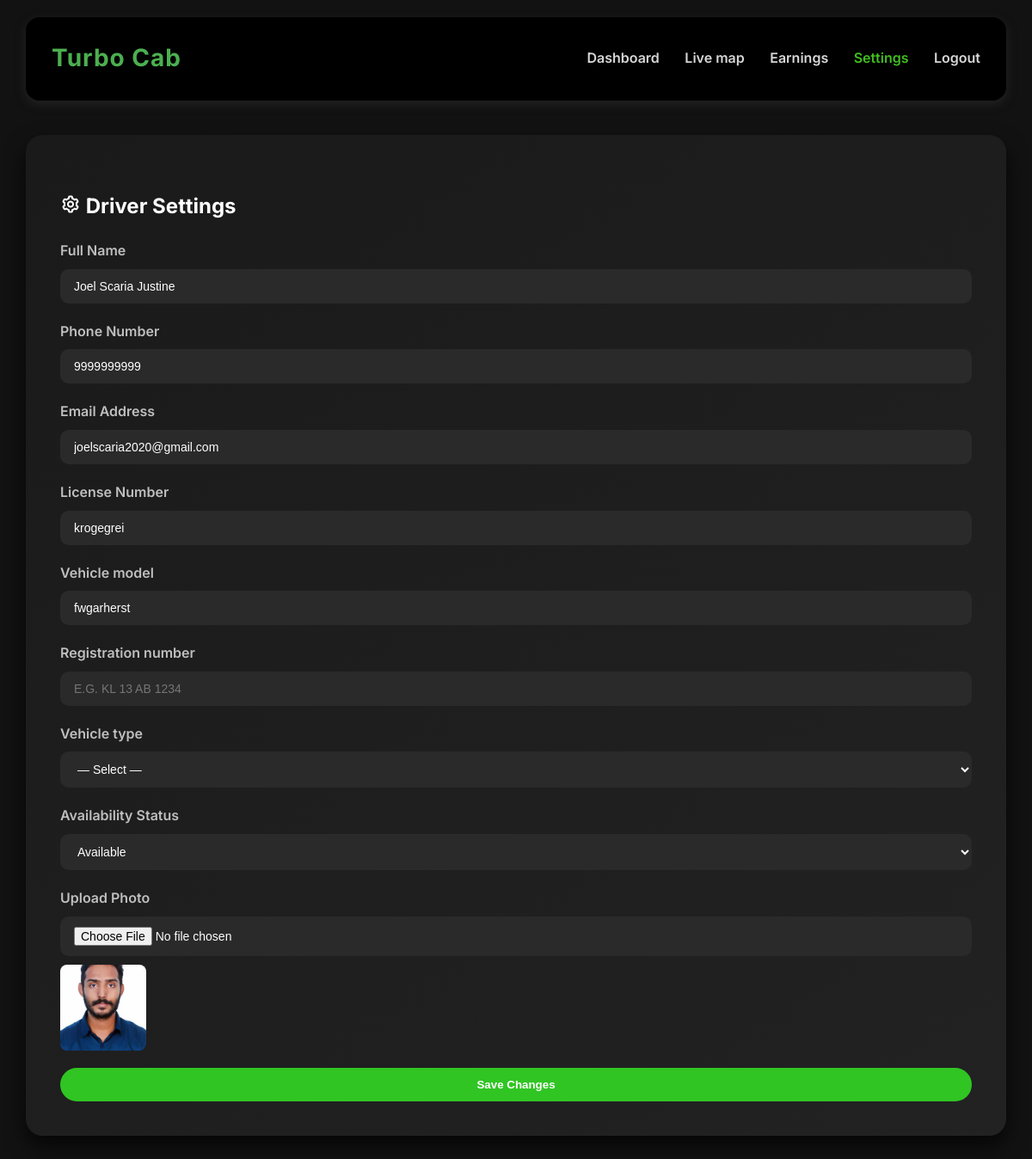
The page /driverpages/profile/edit/ (signed in) on the database its author committed.
### driverpages/models.py (models this page shows, shortened)
class DriverProfile(models.Model):
    user = models.OneToOneField(settings.AUTH_USER_MODEL, on_delete=models.CASCADE)
    license_number = models.CharField(max_length=20)
    vehicle_info = models.CharField(max_length=100)  # shown as "vehicle model"
    vehicle_number = models.CharField(max_length=20, blank=True)  # registration plate
    vehicle_type = models.CharField(max_length=10, choices=CAR_CHOICES, blank=True)
    availability_status = models.CharField(max_length=10, choices=AvailabilityStatus.choices, default=AvailabilityStatus.AVAILABLE)
    profile_photo = models.ImageField(upload_to='driver_photos/', blank=True, null=True)

### account/models.py (models this page shows, shortened)
class CustomUser(AbstractUser):
    ROLE_CHOICES = [
        ('driver', 'Driver'),
        ('rider', 'Rider'),
        ('admin', 'Admin'),
    ]
    full_name = models.CharField(max_length=100)
    email = models.EmailField(unique=True)
    role = models.CharField(max_length=10, choices=ROLE_CHOICES)
    phone = models.CharField(max_length=10, default="9999999999")
    email_verified = models.BooleanField(default=False)
    google_sub = models.CharField(max_length=255, unique=True, null=True, blank=True)
    USERNAME_FIELD = 'email'
    REQUIRED_FIELDS = ['username', 'full_name', 'role']

### driverpages/views.py (the view, shortened to what this page needs)
# urls.py: path('profile/edit/', views.edit_profile, name='edit_profile'),
@driver_required
def edit_profile(request):
    driver = services.get_driver(request.user)
    return render(request, 'driverpages/settings.html', {
        'driver': driver,
        'availability_choices': AvailabilityStatus.choices,
        'vehicle_types': CAR_CHOICES,
    })

### driverpages/services.py (called while the page is built)
def get_driver(user):
    driver, _ = DriverProfile.objects.select_related('user').get_or_create(user=user)
    return driver

### turbo/context_processors.py (called while the page is built)
def google_signin(request):
    return {
        'GOOGLE_CLIENT_ID': getattr(settings, 'GOOGLE_OAUTH_CLIENT_ID', ''),
        'GOOGLE_SITE_VERIFICATION': getattr(settings, 'GOOGLE_SITE_VERIFICATION', ''),
    }

### templates/driverpages/settings.html (shortened to what this page needs)
{% extends 'driverpages/base.html' %}
{% block content %}
<main class="content">
  <section class="settings">
    <h3><i class="bx bx-cog"></i> Driver Settings</h3>
    <form class="settings-form" method="POST" enctype="multipart/form-data">
      <div class="form-group">
        <label for="full_name">Full Name</label>
        <input type="text" id="full_name" name="full_name" value="{{ driver.user.full_name }}" required>
      </div>
      <div class="form-group">
        <label for="phone">Phone Number</label>
        <input type="tel" id="phone" name="phone" value="{{ driver.user.phone }}" pattern="[0-9]{10}" maxlength="10" title="10-digit phone number" required>
      </div>
      <div class="form-group">
        <label for="email">Email Address</label>
        <input type="email" id="email" name="email" value="{{ driver.user.email }}" required>
      </div>
      <div class="form-group">
        <label for="license_number">License Number</label>
        <input type="text" id="license_number" name="license_number" value="{{ driver.license_number }}" required>
      </div>
      <div class="form-group">
        <label for="vehicle_info">Vehicle model</label>
        <input type="text" id="vehicle_info" name="vehicle_info" value="{{ driver.vehicle_info }}" placeholder="e.g. Maruti Swift Dzire" required>
      </div>
      <div class="form-group">
        <label for="vehicle_number">Registration number</label>
        <input type="text" id="vehicle_number" name="vehicle_number" value="{{ driver.vehicle_number }}" placeholder="e.g. KL 13 AB 1234" maxlength="20" style="text-transform:uppercase">
      </div>
      <div class="form-group">
        <label for="vehicle_type">Vehicle type</label>
        <select id="vehicle_type" name="vehicle_type">
          <option value="">— Select —</option>
        </select>
      </div>
      <div class="form-group">
        <label for="availability_status">Availability Status</label>
        <select id="availability_status" name="availability_status">
          {% for value, label in availability_choices %}
          <option value="{{ value }}"{% if driver.availability_status == value %} selected{% endif %}>{{ label }}</option>
          {% endfor %}
        </select>
      </div>
      <div class="form-group">
        <label for="profile_photo">Upload Photo</label>
        <input type="file" id="profile_photo" name="profile_photo" accept="image/*">
        {% if driver.profile_photo %}
          <img src="{{ driver.profile_photo.url }}" alt="Current profile photo" width="100" height="100" style="margin-top: 10px; object-fit: cover; border-radius: 8px;">
        {% endif %}
      </div>
      <div class="form-group">
        <button type="submit" class="save-settings">Save Changes</button>
      </div>
    </form>
  </section>
</main>
{% endblock %}

### static/driverpages/css/earning.css (style rules this page uses)
body { font-family: 'Inter', sans-serif; margin: 0; padding: 0; background-color: #121212; color: #e0e0e0; line-height: 1.6; scroll-behavior: smooth; }
.content { margin-top: 40px; display: flex; flex-direction: column; gap: 35px; }

### static/driverpages/css/homepage.css (style rules this page uses)
body { font-family: 'Inter', sans-serif; margin: 0; padding: 0; background-color: #121212; color: #e0e0e0; line-height: 1.6; scroll-behavior: smooth; overflow-x: hidden; }
.content { display: flex; flex-direction: column; gap: 60px; margin-top: 40px; padding-bottom: 60px; }
section { background: linear-gradient(145deg, #000000, #000000); padding: 40px; border-radius: 20px; box-shadow: 0 12px 24px rgba(87, 87, 87, 0.7); transition: transform 0.5s ease, box-shadow 0.5s ease; opacity: 0; transform: translateY(40px); animation: fadeSlideUp 1s ease forwards; animation-delay: 0.3s; }

### static/driverpages/css/profile.css (style rules this page uses)
body { font-family: 'Inter', sans-serif; margin: 0; padding: 0; background-color: #121212; color: #e0e0e0; line-height: 1.6; scroll-behavior: smooth; }

### static/driverpages/css/settings.css (style rules this page uses)
body { font-family: 'Inter', sans-serif; margin: 0; padding: 0; background-color: #121212; color: #e0e0e0; line-height: 1.6; scroll-behavior: smooth; overflow-x: hidden; }
.content { display: flex; flex-direction: column; gap: 60px; margin-top: 40px; padding-bottom: 60px; }
section { background: linear-gradient(145deg, #1a1a1a, #222); padding: 40px; border-radius: 20px; box-shadow: 0 12px 24px rgba(0, 0, 0, 0.7); transition: transform 0.5s ease, box-shadow 0.5s ease; opacity: 0; transform: translateY(40px); animation: fadeSlideUp 1s ease forwards; animation-delay: 0.3s; }
.ride-requests h3, .earnings h3, .ratings h3, .map h3, .settings h3 { margin-bottom: 20px; color: #ffffff; font-size: 24px; }
.settings-form { display: flex; flex-direction: column; gap: 20px; margin-top: 20px; }
.settings-form .form-group { display: flex; flex-direction: column; }
.settings-form label { margin-bottom: 8px; font-weight: 600; color: #bfbfbf; }
.settings-form input, .settings-form select { padding: 12px 16px; border: none; border-radius: 10px; background-color: #2a2a2a; color: #ffffff; font-size: 14px; outline: none; transition: border 0.3s ease; }
.save-settings { background-color: #30c523; color: #ffffff; border: none; padding: 12px; border-radius: 999px; font-weight: 600; cursor: pointer; transition: background-color 0.3s ease; }

### rows shown on the page
DriverProfile: full_name "Joel Scaria Justine", phone "9999999999", email "joelscaria2020@gmail.com", license_number "krogegrei", vehicle_info "fwgarherst", availability_status "Available", profile_photo (picture)
